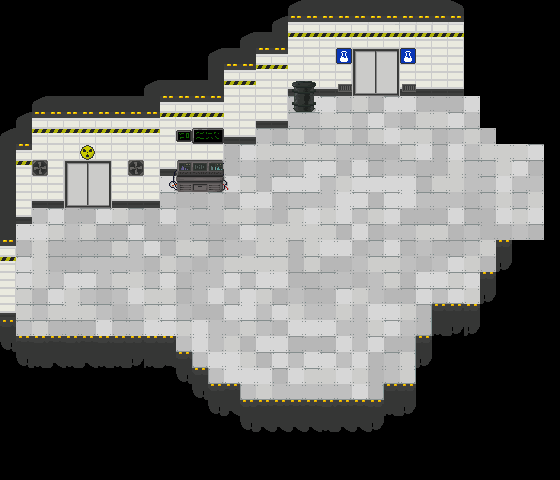

A level layout from a 2D game, rendered from its tile map. Below: a short description, then the map file with tile-grid data replaced by summaries:
An orthogonal 35x30 tile map with 16x16 px tiles, 5 tile layers (Suelo, Paredes, Decoracion, Decoracion2, ...), 3 tilesets and 4 objects (2x Right, 2x Spawner).

<map version="1.0" tiledversion="1.1.2" orientation="orthogonal" renderorder="right-down" width="35" height="30" tilewidth="16" tileheight="16" infinite="0" nextobjectid="16">
 <tileset firstgid="1" source="../../tileset/tileset16.tsx" />
 <tileset firstgid="65" source="../../tileset/LabProps.tsx" />
 <tileset firstgid="433" source="../../tileset/city.tsx" />
 <layer name="Suelo" width="35" height="30">
  <data>[1050 cells, 413 non-empty, 8 distinct tile ids]</data>
 </layer>
 <layer name="Paredes" width="35" height="30">
  <data>[1050 cells, 223 non-empty, 32 distinct tile ids]</data>
 </layer>
 <layer name="Decoracion" width="35" height="30">
  <data>[1050 cells, 75 non-empty, 27 distinct tile ids]</data>
 </layer>
 <layer name="Decoracion2" width="35" height="30">
  <data>[1050 cells, 0 non-empty, 0 distinct tile ids]</data>
 </layer>
 <layer name="Aire" width="35" height="30">
  <data>[1050 cells, 64 non-empty, 10 distinct tile ids]</data>
 </layer>
 <objectgroup name="Puertas">
  <object id="7" name="Right" x="528.167" y="142" width="16" height="96.5" />
 </objectgroup>
 <objectgroup name="Entradas">
  <object id="13" name="Right" gid="56" x="477.833" y="189" width="16" height="16" />
 </objectgroup>
 <objectgroup name="Spawners">
  <object id="14" name="Spawner" gid="672" x="218" y="221" width="16" height="16">
   <properties>
    <property name="Bomber" type="bool" value="false" />
    <property name="Charger" type="bool" value="true" />
    <property name="Gunner" type="bool" value="true" />
    <property name="Stalker" type="bool" value="true" />
    <property name="Turret" type="bool" value="false" />
   </properties>
  </object>
  <object id="15" name="Spawner" gid="672" x="304.5" y="315.5" width="16" height="16">
   <properties>
    <property name="Bomber" type="bool" value="false" />
    <property name="Charger" type="bool" value="true" />
    <property name="Gunner" type="bool" value="true" />
    <property name="Stalker" type="bool" value="true" />
    <property name="Turret" type="bool" value="false" />
   </properties>
  </object>
 </objectgroup>
</map>
